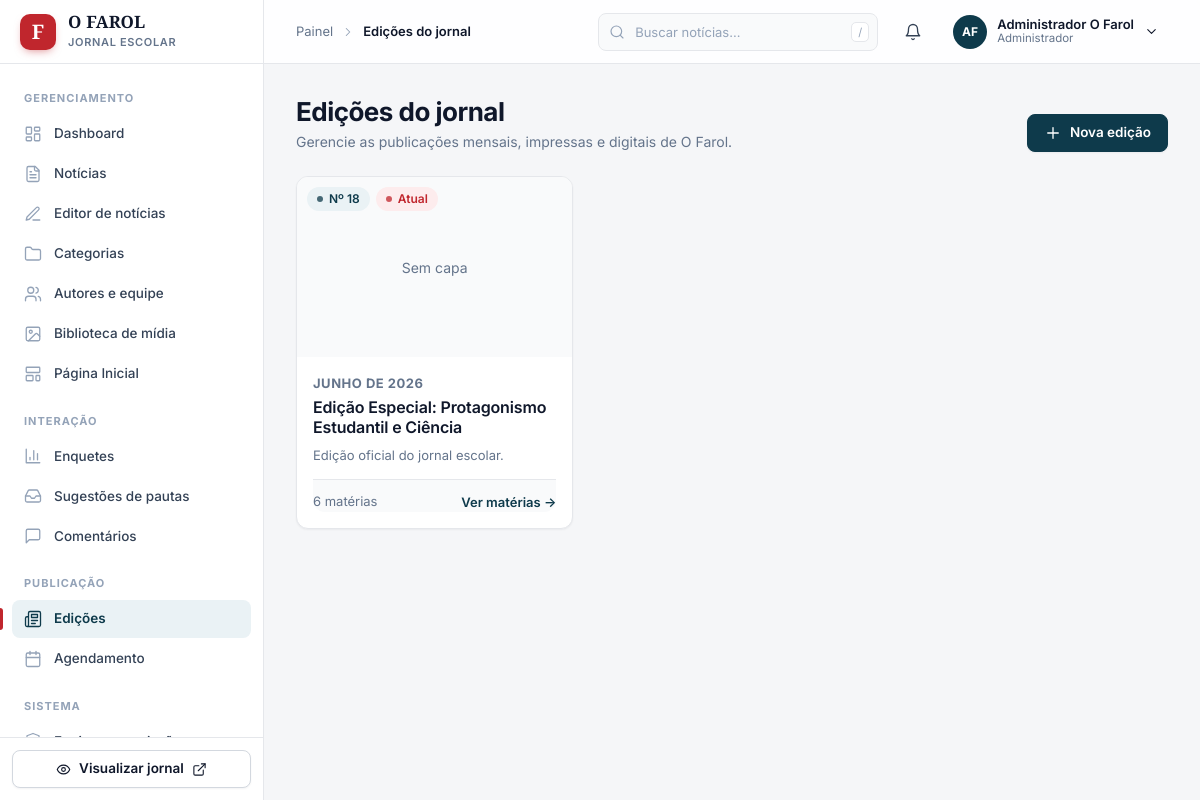
/admin/edicoes.php (signed in), run on the app's committed database.
### tables this page shows
CREATE TABLE `edicoes` (
  `id` INT AUTO_INCREMENT PRIMARY KEY,
  `numero` INT NOT NULL UNIQUE,
  `titulo` VARCHAR(150) NOT NULL,
  `mes_ano` VARCHAR(60) NOT NULL,  
  `data_publicacao` DATE NOT NULL,
  `capa_url` VARCHAR(255) NULL,
  `pdf_url` VARCHAR(255) NULL,
  `descricao` TEXT NULL,
  `destaque` TINYINT(1) NOT NULL DEFAULT 0,
  `criado_em` TIMESTAMP DEFAULT CURRENT_TIMESTAMP
);

### includes/functions.php (called while the page is built, shortened)
<?php
function e(?string $string): string {
    return htmlspecialchars((string)$string, ENT_QUOTES, 'UTF-8');
}

### admin/edicoes.php (the view, shortened to what this page needs)
<?php
require_once __DIR__ . '/header.php';
$pdo = getDBConnection();
$edicoes = [];
if ($pdo) {
    try {
        $stmt = $pdo->query("SELECT e.*, COUNT(n.id) as total_noticias
                             FROM edicoes e
                             LEFT JOIN noticias n ON e.id = n.edicao_id
                             GROUP BY e.id
                             ORDER BY e.numero DESC");
        $edicoes = $stmt->fetchAll();
    } catch (Exception $e) {
        $erro_carga = $e->getMessage();
    }
}
?>
<?= ui_page_header('Edições do jornal', 'Gerencie as publicações mensais, impressas e digitais de O Farol.',
    '<button type="button" class="btn btn--primary" data-modal-open="modal-nova-edicao">' . ui_icon('plus') . ' Nova edição</button>') ?>
<?php if (empty($edicoes)): ?>
  <div class="card">
    <?= ui_empty('newspaper', 'Nenhuma edição cadastrada', 'Cadastre a primeira edição digital ou impressa do jornal.',
        '<button type="button" class="btn btn--primary" data-modal-open="modal-nova-edicao">' . ui_icon('plus') . ' Nova edição</button>') ?>
  </div>
<?php else: ?>
  <div class="cols cols--3">
    <?php foreach ($edicoes as $ed): ?>
      <div class="card card--hover card--flush" style="display:flex;flex-direction:column;justify-content:space-between">
        <div style="position:relative;height:180px;background:var(--surface-2);overflow:hidden">
          <?php if (!empty($ed['capa_url'])): ?>
            <img src="<?= BASE_URL ?>/<?= e((string)$ed['capa_url']) ?>" alt="Capa Edição <?= e((string)$ed['numero']) ?>" style="width:100%;height:100%;object-fit:cover">
          <?php else: ?>
            <div style="width:100%;height:100%;display:grid;place-items:center;color:var(--muted)">Sem capa</div>
          <?php endif; ?>
          <div style="position:absolute;top:10px;left:10px;display:flex;gap:6px">
            <?= ui_badge('Nº ' . (string)$ed['numero'], 'brand') ?>
            <?php if (!empty($ed['destaque'])): ?>
              <?= ui_badge('Atual', 'accent') ?>
            <?php endif; ?>
          </div>
        </div>
        <div style="padding:16px;flex:1;display:flex;flex-direction:column;justify-content:space-between">
          <div>
            <span class="muted text-sm font-bold uppercase" style="letter-spacing:0.04em;display:block;margin-bottom:4px"><?= e($ed['mes_ano']) ?></span>
            <h3 class="strong" style="font-size:16px;line-height:1.25;margin-bottom:8px"><?= e($ed['titulo']) ?></h3>
            <p class="muted text-sm clamp-2"><?= e($ed['descricao'] ?: 'Edição oficial do jornal escolar.') ?></p>
          </div>
          <div class="card__foot" style="margin-top:14px;padding:12px 0 0 0">
            <span><?= (int)$ed['total_noticias'] ?> matérias</span>
            <a href="<?= BASE_URL ?>/admin/noticias.php?edicao=<?= (int)$ed['id'] ?>" class="link text-sm strong">Ver matérias →</a>
          </div>
        </div>
      </div>
    <?php endforeach; ?>
  </div>
<?php endif; ?>
<?php require_once __DIR__ . '/footer.php'; ?>

### admin/ui.php (shortened to what this page needs)
<?php
function ui_icon(string $name, string $class = ''): string
{
    $inner = $paths[$name] ?? $paths['news'];
    $cls = trim('ic ' . $class);
    return '<svg class="' . htmlspecialchars($cls, ENT_QUOTES, 'UTF-8') . '" viewBox="0 0 24 24" fill="none" stroke="currentColor" stroke-width="1.75" stroke-linecap="round" stroke-linejoin="round" aria-hidden="true">' . $inner . '</svg>';
}
function ui_badge(string $text, string $tone = 'neutral'): string
{
    $tone = in_array($tone, ['ok', 'warn', 'info', 'bad', 'brand', 'accent'], true) ? ' badge--' . $tone : '';
    return '<span class="badge' . $tone . '">' . htmlspecialchars($text, ENT_QUOTES, 'UTF-8') . '</span>';
}
function ui_page_header(string $title, string $subtitle = '', string $actions = ''): string
{
    $html = '<div class="page-head"><div><h1>' . htmlspecialchars($title, ENT_QUOTES, 'UTF-8') . '</h1>';
    if ($subtitle !== '') {
        $html .= '<p>' . htmlspecialchars($subtitle, ENT_QUOTES, 'UTF-8') . '</p>';
    }
    $html .= '</div>';
    if ($actions !== '') {
        $html .= '<div class="page-head__actions">' . $actions . '</div>';
    }
    return $html . '</div>';
}

### assets/css/main.css (style rules this page uses)
*,:after,:before { --tw-border-spacing-x:0;--tw-border-spacing-y:0;--tw-translate-x:0;--tw-translate-y:0;--tw-rotate:0;--tw-skew-x:0;--tw-skew-y:0;--tw-scale-x:1;--tw-scale-y:1;--tw-pan-x: ;--tw-pan-y: ;--tw-pinch-zoom: ;--tw-scroll-snap-strictness:proximity;--tw-gradient-from-position: ;--tw-gradient-via-position: ;--tw-gradient-to-position: ;--tw-ordinal: ;--tw-slashed-zero: ;--tw-numeric-figure: ;--tw-numeric-spacing: ;--tw-numeric-fraction: ;--tw-ring-inset: ;--tw-ring-offset-width:0px;--tw-ring-offset-color:#fff;--tw-ring-color:rgba(59,130,246,.5);--tw-ring-offset-shadow:0 0 #0000;--tw-ring-shadow:0 0 #0000;--tw-shadow:0 0 #0000;--tw-shadow-colored:0 0 #0000;--tw-blur: ;--tw-brightness: ;--tw-contrast: ;--tw-grayscale: ;--tw-hue-rotate: ;--tw-invert: ;--tw-saturate: ;--tw-sepia: ;--tw-drop-shadow: ;--tw-backdrop-blur: ;--tw-backdrop-brightness: ;--tw-backdrop-contrast: ;--tw-backdrop-grayscale: ;--tw-backdrop-hue-rotate: ;--tw-backdrop-invert: ;--tw-backdrop-opacity: ;--tw-backdrop-saturate: ;--tw-backdrop-sepia: ;--tw-contain-size: ;--tw-contain-layout: ;--tw-contain-paint: ;--tw-contain-style: }
*,:after,:before { box-sizing:border-box;border:0 solid #e5e7eb }
:after,:before { --tw-content:"" }
:host,html { line-height:1.5;-webkit-text-size-adjust:100%;-moz-tab-size:4;-o-tab-size:4;tab-size:4;font-family:Inter,system-ui,-apple-system,sans-serif;font-feature-settings:normal;font-variation-settings:normal;-webkit-tap-highlight-color:transparent }
body { margin:0;line-height:inherit }
h1,h2,h3,h4,h5,h6 { font-size:inherit;font-weight:inherit }
a { color:inherit;text-decoration:inherit }
button,input,optgroup,select,textarea { font-family:inherit;font-feature-settings:inherit;font-variation-settings:inherit;font-size:100%;font-weight:inherit;line-height:inherit;letter-spacing:inherit;color:inherit;margin:0;padding:0 }
button,select { text-transform:none }
button,input:where([type=button]),input:where([type=reset]),input:where([type=submit]) { -webkit-appearance:button;background-color:transparent;background-image:none }
blockquote,dd,dl,figure,h1,h2,h3,h4,h5,h6,hr,p,pre { margin:0 }
[role=button],button { cursor:pointer }
audio,canvas,embed,iframe,img,object,svg,video { display:block;vertical-align:middle }
body { background-color:#f5f3ec;color:#111827;font-family:Inter,system-ui,-apple-system,sans-serif;-webkit-font-smoothing:antialiased }
.font-editorial,h1,h2,h3,h4 { font-family:Playfair Display,Georgia,serif }
.text-sm { font-size:.875rem;line-height:1.25rem }
.font-bold { font-weight:700 }
.uppercase { text-transform:uppercase }

### data on the page
edicoes: shows "Sem capa", text "Nº 18 Atual", mes_ano "JUNHO DE 2026", titulo "Edição Especial: Protagonismo Estudantil e Ciência", descricao "Edição oficial do jornal escolar.", total_noticias "6"

### other printed values
$group_title "GERENCIAMENTO"
$label "Dashboard"
$label "Notícias"
$label "Editor de notícias"
$label "Categorias"
$label "Autores e equipe"
$label "Biblioteca de mídia"
$label "Página Inicial"
$group_title "INTERAÇÃO"
$label "Enquetes"
$label "Sugestões de pautas"
$label "Comentários"
$group_title "PUBLICAÇÃO"
$label "Edições"
$label "Agendamento"
